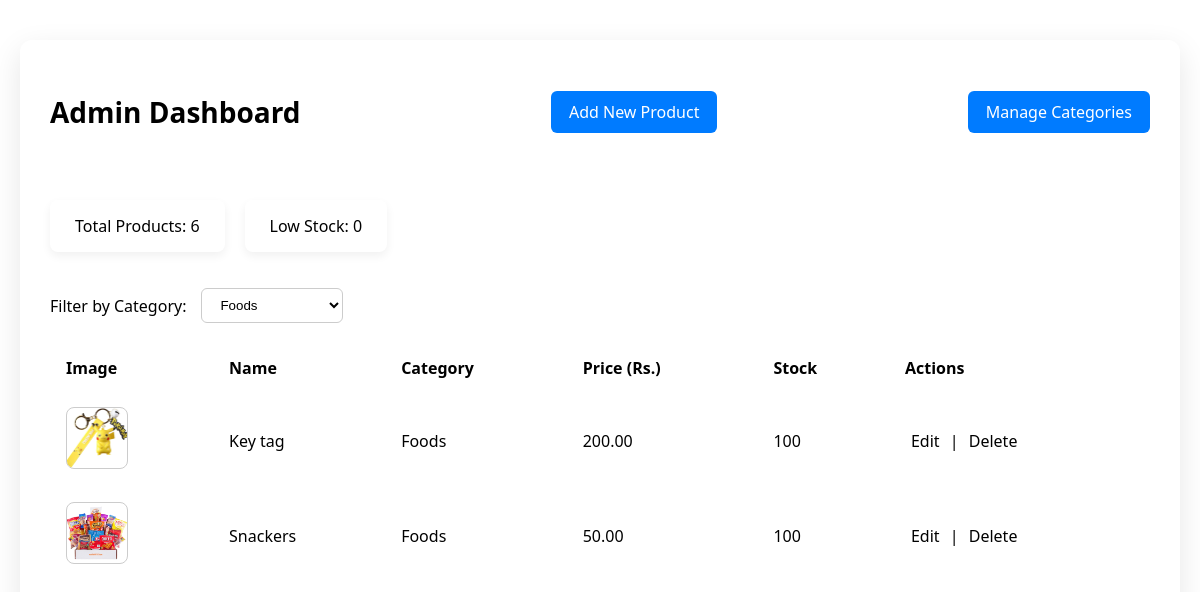
The app's page /admin/dashboard.php?category=Foods (signed in) with its own data.
### tables this page shows
CREATE TABLE `products` (
  `id` int(11) NOT NULL,
  `name` varchar(100) NOT NULL,
  `category` varchar(50) NOT NULL,
  `description` text DEFAULT NULL,
  `price` decimal(10,2) NOT NULL,
  `image_path` varchar(255) DEFAULT NULL,
  `stock` int(11) DEFAULT 0
);

### admin/dashboard.php (the view, shortened to what this page needs)
<?php
require '../includes/db.php';
$filter = isset($_GET['category']) ? $_GET['category'] : '';
$query = $filter ?
    "SELECT * FROM products WHERE category = '$filter'" :
    "SELECT * FROM products";
$products = mysqli_query($conn, $query);
$categories = mysqli_query($conn, "SELECT DISTINCT category FROM products");
$total = mysqli_num_rows(mysqli_query($conn, "SELECT * FROM products"));
$lowStock = mysqli_num_rows(mysqli_query($conn, "SELECT * FROM products WHERE stock < 5"));
?>
<!DOCTYPE html>
<html>
<head>
  <link rel="stylesheet" href="../css/admin_style.css">
</head>
<body>
<div class="dashboard-container">
  <div class="dashboard-header">
    <h2>Admin Dashboard</h2>
    <a href="add_product.php" class="btn">Add New Product</a>
    <a href="manage_categories.php" class="btn">Manage Categories</a>
  </div>
  <div class="dashboard-stats">
    <p>Total Products: <?php echo $total; ?></p>
    <p>Low Stock: <?php echo $lowStock; ?></p>
  </div>
  <form method="GET" class="filter-form">
    <label>Filter by Category:</label>
    <select name="category" onchange="this.form.submit()">
      <?php while($cat = mysqli_fetch_assoc($categories)) { ?>
        <option value="<?php echo $cat['category']; ?>" <?php if ($cat['category'] == $filter) echo 'selected'; ?>>
          <?php echo $cat['category']; ?>
        </option>
      <?php } ?>
    </select>
  </form>
  <table class="product-table">
    <thead>
      <tr>
        <th>Image</th>
        <th>Name</th>
        <th>Category</th>
        <th>Price (Rs.)</th>
        <th>Stock</th>
        <th>Actions</th>
      </tr>
    </thead>
    <tbody>
      <?php while($row = mysqli_fetch_assoc($products)) { ?>
        <tr>
          <td><img src="../uploads/<?php echo $row['image_path']; ?>" alt="Product"></td>
          <td><?php echo $row['name']; ?></td>
          <td><?php echo $row['category']; ?></td>
          <td><?php echo $row['price']; ?></td>
          <td><?php echo $row['stock']; ?></td>
          <td class="actions">
            <a href="edit_product.php?id=<?php echo $row['id']; ?>">Edit</a> |
            <a href="delete_product.php?id=<?php echo $row['id']; ?>" onclick="return confirm('Delete this product?')">Delete</a>
          </td>
        </tr>
      <?php } ?>
    </tbody>
  </table>
</div>
</body>
</html>

### css/admin_style.css (style rules this page uses)
body { font-family: 'Segoe UI', sans-serif; background-color: var(--bg-color); color: var(--text-color); margin: 0; padding: 0; }
.dashboard-container { max-width: 1100px; margin: 40px auto; padding: 30px; background: var(--card-bg); border-radius: 12px; box-shadow: 0 10px 30px rgba(0, 0, 0, 0.1); }
.dashboard-header { display: flex; justify-content: space-between; align-items: center; margin-bottom: 30px; }
.dashboard-header h2 { font-size: 28px; font-weight: 600; }
.btn { background-color: var(--primary); color: rgb(0, 0, 0); padding: 10px 18px; border-radius: 8px; text-decoration: none; font-weight: 500; transition: 0.3s ease; }
.dashboard-stats { display: flex; gap: 20px; margin-bottom: 20px; }
.dashboard-stats p { background: var(--light-bg); padding: 15px 25px; border-radius: 8px; font-weight: 500; box-shadow: 0 4px 10px rgba(0, 0, 0, 0.06); }
.filter-form { margin: 20px 0; display: flex; align-items: center; gap: 15px; }
.filter-form label { font-weight: 500; }
.filter-form select { padding: 8px 14px; border-radius: 6px; border: 1px solid #ccc; background-color: var(--light-bg); color: var(--text-color); }
.product-table { width: 100%; border-collapse: collapse; margin-top: 20px; }
.product-table th, .product-table td { padding: 14px 16px; text-align: left; border-bottom: 1px solid var(--border-color); }
.product-table thead { background-color: var(--primary-light); color: var(--primary-dark-text); }
.product-table img { width: 60px; height: 60px; object-fit: cover; border-radius: 8px; border: 1px solid #ccc; }
.btn { display: inline-block; padding: 10px 18px; background-color: #007bff; color: white; text-decoration: none; border-radius: 6px; transition: background-color 0.3s ease; font-weight: 500; }
.actions a { color: var(--primary); margin: 0 6px; font-weight: 500; text-decoration: none; }

### records on screen
products: image_path (picture), name "Key tag", category "Foods", price "200.00", stock "100"
products: image_path (picture), name "Snackers", category "Foods", price "50.00", stock "100"

### other values on screen
$total "6"
$lowStock "0"
form field category "Foods"
